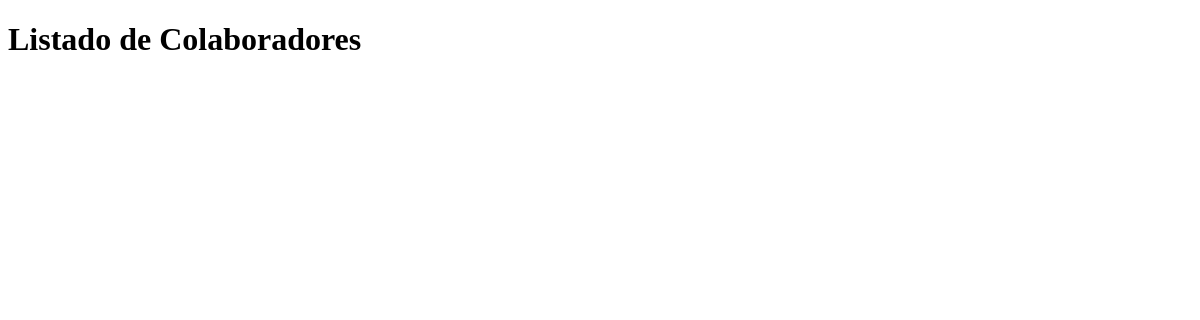
The app's page /colaboradores/, older data.
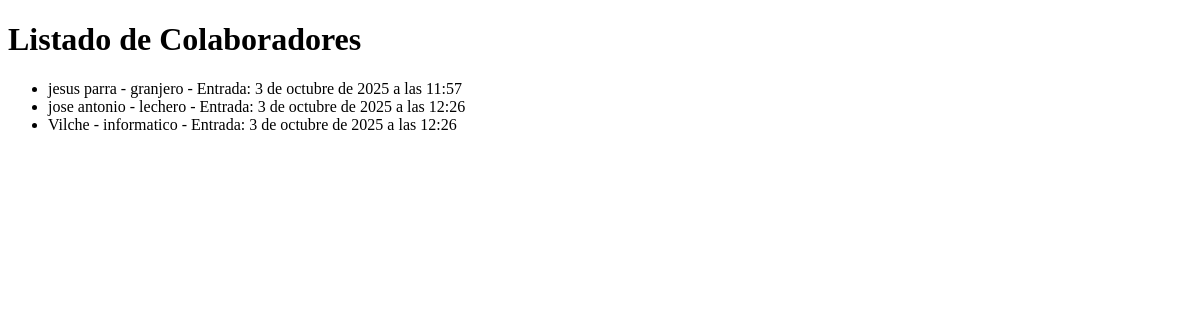
The same page, newer data.
### protectora/models.py (models this page shows, shortened)
class Colaborador(models.Model):
    nombre = models.CharField(max_length=200)
    cargo = models.CharField(max_length=200)
    fecha_entrada_protectora = models.DateTimeField(default=timezone.now)

### protectora/views.py (the view)
# urls.py: path('colaboradores/', views.colaboradores_list, name='colaboradores_list'),
def colaboradores_list(request):
    colaboradores = Colaborador.objects.all()
    return render(request, 'protectora/colaboradores_list.html', {'colaboradores': colaboradores})

### protectora/templates/protectora/colaboradores_list.html (shortened to what this page needs)
<!DOCTYPE html>
<html>
<head>
</head>
<body>
    <h1>Listado de Colaboradores</h1>
    <ul>
        {% for colaborador in colaboradores %}
            <li>{{ colaborador.nombre }} - {{ colaborador.cargo }} - Entrada: {{ colaborador.fecha_entrada_protectora }}</li>
        {% endfor %}
    </ul>
</body>
</html>

Row changes from the older to the newer data that the page shows:
added Colaborador: nombre "jesus parra", cargo "granjero", fecha_entrada_protectora "3 de octubre de 2025 a las 11:57"
added Colaborador: nombre "jose antonio", cargo "lechero", fecha_entrada_protectora "3 de octubre de 2025 a las 12:26"
added Colaborador: nombre "Vilche", cargo "informatico", fecha_entrada_protectora "3 de octubre de 2025 a las 12:26"
